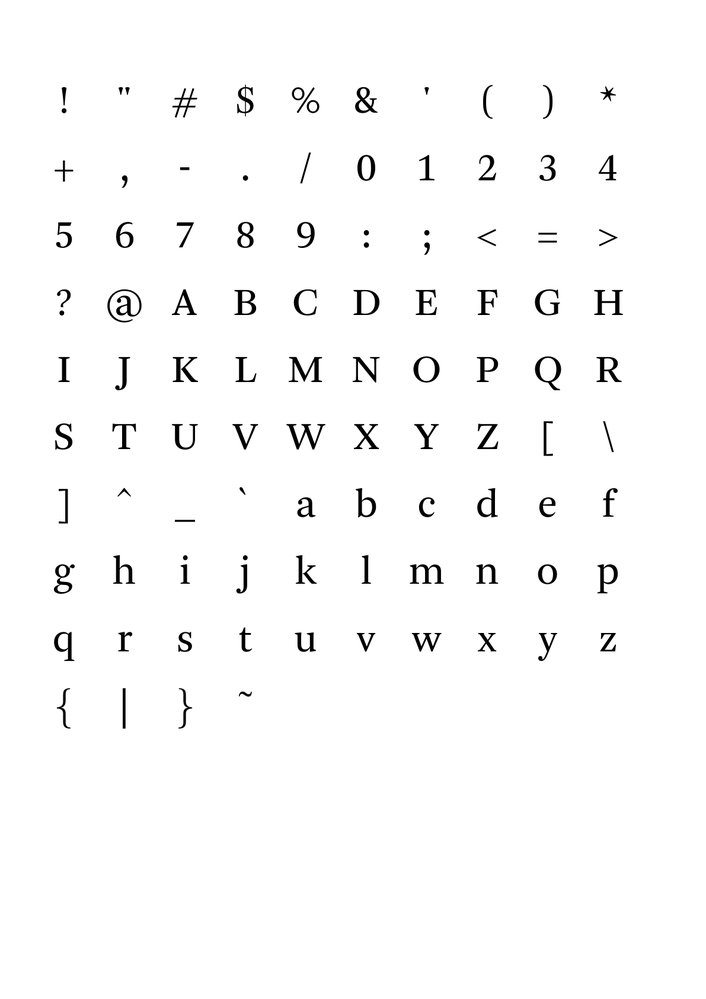
#> input picture tmp/arnhem-blond_bbox/source.png, 706 x 999 px, shrunk from 1191 x 1684 before the run, found by its file name
$ python analyze_line_pixels.py
#> lines starting #> are read from the running program, lines starting #| are printed output that depends on the picture
import sys
from PIL import Image, ImageStat
from pathlib import Path
import numpy as np

def analyze_line_pixels(image_path, y_range=(40, 60)):
#> called with y_range = (40, 60)
    img = Image.open(image_path).convert("L")
    w, h = img.size
#> w = 706; h = 999
    zoom = 2.0 # Assuming zoom 2.0 as in extractor

    # Analyze a horizontal strip
    y_start = int(y_range[0] * zoom)
    y_end = int(y_range[1] * zoom)

    print(f"Analyzing pixel intensity in Y range {y_start}-{y_end} (zoom {zoom})")

    # Get the strip
    strip = img.crop((0, y_start, w, y_end))
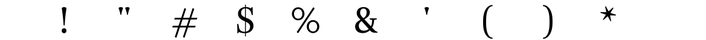
#> strip: PIL image 706x40 L; min 0, max 255, mean 244.5
    data = np.array(strip)

    # For each column, find the minimum intensity (darkest pixel)
    min_intensities = np.min(data, axis=0)
#> min_intensities = 706 values, max 255 at index 0, min 0 at index 62, mean 204.1

    print("Column-wise minimum intensities (first 100 columns):")
    print(min_intensities[:100])
#| [255 255 255 255 255 255 255 255 255 255 255 255 255 255 255 255 255 255
#|  255 255 255 255 255 255 255 255 255 255 255 255 255 255 255 255 255 255
#|  255 255 255 255 255 255 255 255 255 255 255 255 255 255 255 255 255 255
#|  255 255 255 255 255 251 252 175   0   0   0   0 144 252 251 255 255 255
#|  255 255 255 255 255 255 255 255 255 255 255 255 255 255 255 255 255 255
#|  255 255 255 255 255 255 255 255 255 255]

    # Find columns where there is something dark (intensity < 240)
    dark_cols = np.where(min_intensities <= 240)[0]
#> dark_cols = 152 values from 61 to 615
    print(f"Found {len(dark_cols)} columns with pixels <= 240.")
#| Found 152 columns with pixels <= 240.

    # Group into contiguous segments
    if len(dark_cols) > 0:
        segments = []
        start = dark_cols[0]
#> start = 61
        for i in range(1, len(dark_cols)):
            if dark_cols[i] > dark_cols[i-1] + 1:
                segments.append((start, dark_cols[i-1]))
                start = dark_cols[i]
#> this loop made 151 passes
#> start on passes 6, 11, 16, 42, 59, 88, 111, 116, 126, 136: 118, 125, 172, 237, 291, 355, 424, 483, 543, 600
#> after the loop, segments = [(61, 66), (118, 122), (125, 129), (172, 197), (237, 253), (291, 319), (355, 377), (424, 428), (483, 492), (543, 552)]
        segments.append((start, dark_cols[-1]))

        print(f"Detected {len(segments)} segments of dark pixels horizontally:")
#| Detected 11 segments of dark pixels horizontally:
        for s in segments:
            avg_intensity = np.mean(min_intensities[s[0]:s[1]+1])
            print(f"  Segment: x={s[0]}-{s[1]} (width={s[1]-s[0]+1}), avg_min_intensity={avg_intensity:.2f}")
#> this loop made 11 passes
#> (s, avg_intensity) on passes 1 to 11: ((61, 66), 53.17), ((118, 122), 40.4), ((125, 129), 39.6), ((172, 197), 12.81), ((237, 253), 10.24), ((291, 319), 14.07), ((355, 377), 11.13), ((424, 428), 39.6), ((483, 492), 21.6), ((543, 552), 22.1), ((600, 615), 26.06)
#|   Segment: x=61-66 (width=6), avg_min_intensity=53.17
#|   Segment: x=118-122 (width=5), avg_min_intensity=40.40
#|   Segment: x=125-129 (width=5), avg_min_intensity=39.60
#|   Segment: x=172-197 (width=26), avg_min_intensity=12.81
#|   Segment: x=237-253 (width=17), avg_min_intensity=10.24
#|   Segment: x=291-319 (width=29), avg_min_intensity=14.07
#|   Segment: x=355-377 (width=23), avg_min_intensity=11.13
#|   Segment: x=424-428 (width=5), avg_min_intensity=39.60
#> (further printed lines are left out)

if __name__ == "__main__":
    # Path from the last successful run mentioned in terminal
    result_path = "/Applications/AITerminalTools/tool/READ/data/pdf/result_20260203_145819_443be07d/pages/page_001/source.png"
    if Path(result_path).exists():
        analyze_line_pixels(result_path)
    else:
        print(f"File not found: {result_path}")
